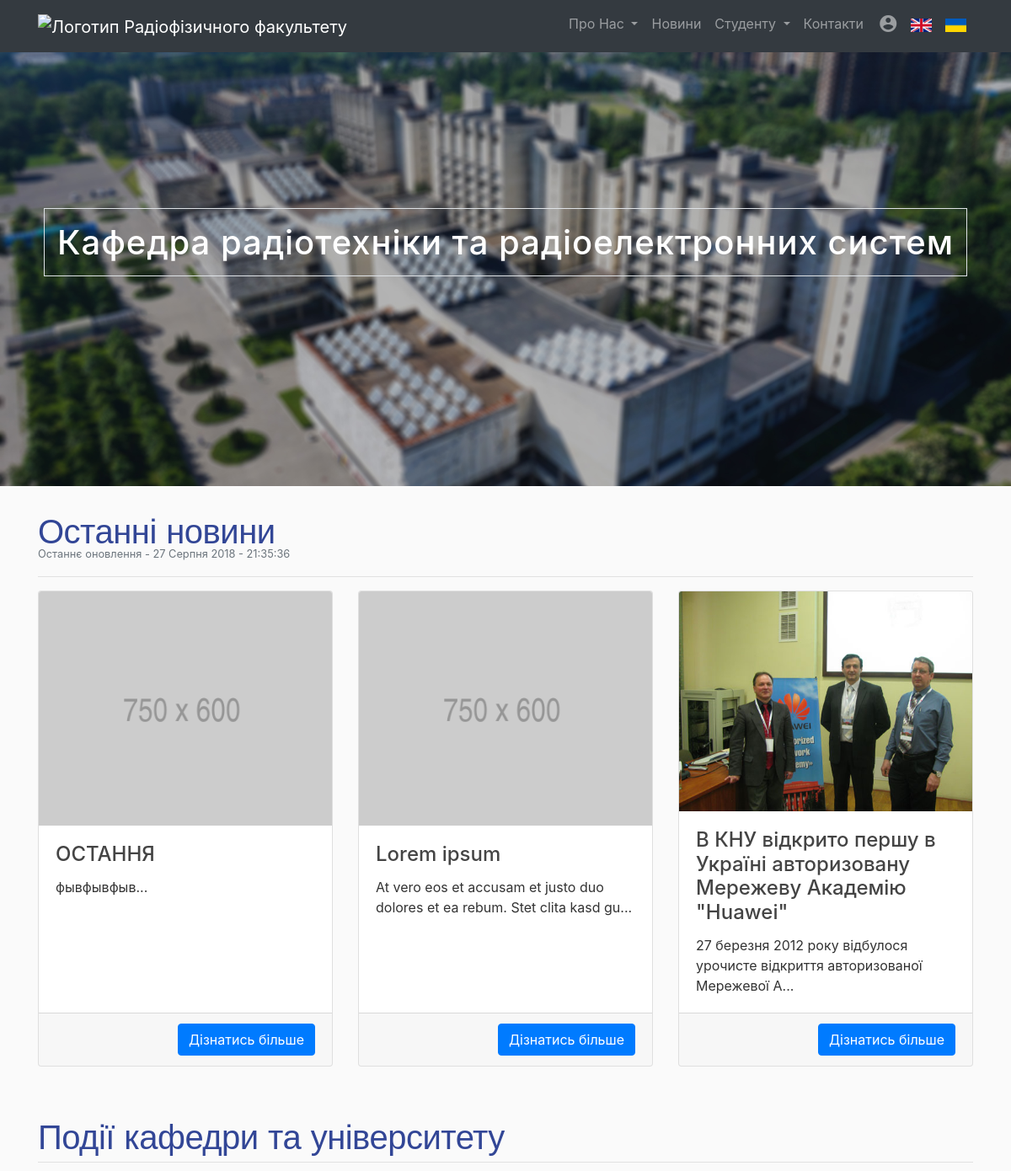
Before: / (upper part) with the older database file.
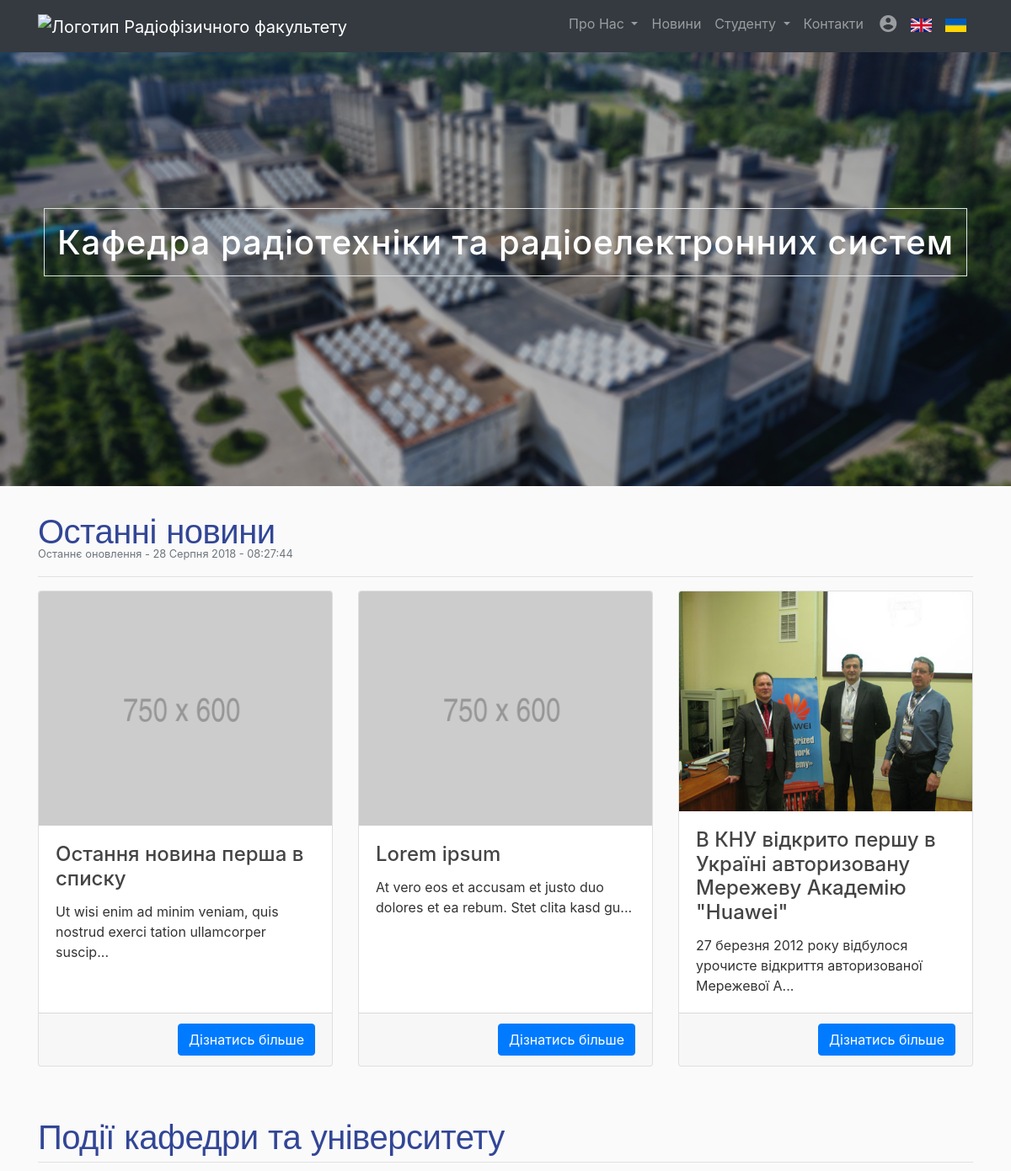
After: the same page with the newer database file.
### rpd_site/models.py (models this page shows, shortened)
class Post(db.Model):
    id = db.Column(db.Integer, primary_key=True)
    title = db.Column(db.String(100), nullable=False)
    date_posted = db.Column(db.DateTime, nullable=False, default=datetime.utcnow)
    content = db.Column(db.Text, nullable=False)
    user_id = db.Column(db.Integer, db.ForeignKey('user.id'), nullable=False)
    image_file = db.Column(db.String(20), nullable=False, default='default_post.png')

### rpd_site/routes.py (the view)
@app.route('/index')
@app.route('/')
def index():
    month_translation = {'January': 'Cічня', 'February': 'Лотого', 'March': 'Березня',
                         'April': 'Квітня', 'May': 'Травня', 'June': 'Червня', 'July': 'Липня',
                        'August': 'Серпня', 'September': 'Вересня', 'October': 'Жовтня',
                         'November': 'Листопада', 'December': 'Грудня'}
    last_3_posts = Post.query.all()[-3:]
    day = last_3_posts[-1].date_posted.strftime('%d')
    month = last_3_posts[-1].date_posted.strftime('%B')
    year = last_3_posts[-1].date_posted.strftime('%Y')
    time = last_3_posts[-1].date_posted.strftime('%X')
    return render_template('index.html', last_3_posts=last_3_posts, day=day, month=month_translation[month], year=year, time=time)

### rpd_site/templates/index.html (shortened to what this page needs)
{% extends "layout.html" %}
{% block body %}
  <div class="bgimg-1">
    <div class="caption">
      <h1><span class="border">Кафедра радіотехніки та радіоелектронних систем</span></h1>
    </div>
  </div>
  <div class="container">
    <h2 class="frecs_heading">Останні новини
    </h2>
    <p><small class="text-muted">Останнє оновлення -  {{day}} {{month}} {{year}} - {{time}}</small></p>
    <hr>
    <div class="row">
        <div class="col-lg-4 col-sm-6 portfolio-item">
        <div class="card h-100">
          <a href="{{ url_for('post', post_id=last_3_posts[2].id) }}">
              <img class="card-img-top" src="{{ url_for('static', filename='img/' + last_3_posts[2].image_file) }}" alt="huawei">
          </a>
          <div class="card-body">
            <h4 class="card-title">
              <a>{{ last_3_posts[2].title }}</a>
            </h4>
            <p class="card-text">{{ last_3_posts[2].content[:75] }}...</p>
          </div>
            <div class="card-footer">
            <a href="{{ url_for('post', post_id=last_3_posts[2].id) }}" class="btn btn-primary float-right">Дізнатись більше</a>
          </div>
        </div>
      </div>
      <div class="col-lg-4 col-sm-6 portfolio-item">
        <div class="card h-100">
          <a href="{{ url_for('post', post_id=last_3_posts[1].id) }}">
              <img class="card-img-top" src="{{ url_for('static', filename='img/' + last_3_posts[1].image_file) }}" alt="physics">
          </a>
          <div class="card-body">
            <h4 class="card-title">
              <a>{{ last_3_posts[1].title }}</a>
            </h4>
            <p class="card-text">{{ last_3_posts[1].content[:75] }}...</p>
          </div>
            <div class="card-footer">
            <a href="{{ url_for('post', post_id=last_3_posts[1].id) }}" class="btn btn-primary float-right">Дізнатись більше</a>
          </div>
        </div>
      </div>
      <div class="col-lg-4 col-sm-6 portfolio-item">
        <div class="card h-100">
          <a href="{{ url_for('post', post_id=last_3_posts[0].id) }}">
              <img class="card-img-top" src="{{ url_for('static', filename='img/' + last_3_posts[0].image_file) }}" alt="">
          </a>
          <div class="card-body">
            <h4 class="card-title">
              <a >{{ last_3_posts[0].title }}</a>
            </h4>
            <p class="card-text">{{ last_3_posts[0].content[:75] }}...</p>
          </div>
            <div class="card-footer">
            <a href="{{ url_for('post', post_id=last_3_posts[0].id) }}" class="btn btn-primary float-right">Дізнатись більше</a>
          </div>
        </div>
      </div>
    </div>
    <h2 class="frecs_heading">Події кафедри та університету</h2>
    <hr>
    <br>
  </div>
{% endblock %}

### rpd_site/templates/layout.html (shortened to what this page needs)
<!DOCTYPE html>
<html lang="ua">
  <head>
    <link href="{{ url_for('static', filename='vendor/bootstrap/css/' + 'bootstrap.min.css') }}" rel="stylesheet">
    <link href="{{ url_for('static', filename='css/' + 'modern-business.css') }}" rel="stylesheet">
    <link rel="stylesheet" href="https://use.fontawesome.com/releases/v5.2.0/css/all.css">
  </head>
  <body>
    <nav class="navbar fixed-top navbar-expand-lg navbar-dark bg-dark fixed-top">
      <div class="container">
        <a class="navbar-brand" href="{{ url_for('index') }}">
          <img src="{{ url_for('static', filename='img/' + 'knu.jpg') }}" width="50" height="50" alt="Логотип Радіофізичного факультету">
        </a>
        <div class="collapse navbar-collapse" id="navbarResponsive">
          <ul class="navbar-nav ml-auto">
            <li class="nav-item dropdown">
              <a class="nav-link dropdown-toggle" href="#" id="navbarDropdownPortfolio" data-toggle="dropdown" aria-haspopup="true" aria-expanded="false">
                Про Нас
              </a>
            </li>
            <li class="nav-item">
              <a class="nav-link" href="{{url_for('news')}}">Новини</a>
            </li>
            <li class="nav-item dropdown">
              <a class="nav-link dropdown-toggle" href="#" id="navbarDropdownPortfolio" data-toggle="dropdown" aria-haspopup="true" aria-expanded="false">
                Студенту
              </a>
            </li>
            <li class="nav-item">
              <a class="nav-link" href="#">Контакти</a>
            </li>
            <li class="nav-item dropdown">
              {% if current_user.is_authenticated: %}
              <a class="nav-link" href="#" id="navbarDropdownBlog" data-toggle="dropdown" aria-haspopup="true" aria-expanded="false">
                <i class="material-icons" style="vertical-align: middle;">account_circle</i>
                <span class="text-info">{{ current_user.username }}</span>
              </a>
              <div class="dropdown-menu dropdown-menu-right" aria-labelledby="navbarDropdownBlog">
                <a class="dropdown-item" href="{{ url_for('account') }}">Обліковий запис</a>
                  {% if current_user.username == 'marzique' %}
                <a class="dropdown-item" href="{{ url_for('new_post') }}">Додати новину</a>
                  {% endif %}
                 <div class="dropdown-divider"></div>
                  <a class="dropdown-item text-danger" href="{{ url_for('logout') }}">Вийти</a>
                </div>
              {% else %}
              <a class="nav-link" href="#" id="navbarDropdownBlog" data-toggle="dropdown" aria-haspopup="true" aria-expanded="false">
                <i class="material-icons" style="margin-left:5%;">account_circle</i>
              </a>
              {% endif %}
            </li>
            <li class="nav-item text-right">
              <a class="nav-link" href="#">
                  <img src="{{ url_for('static', filename='img/' + 'uk.png') }}" alt="english" style="height: 16px; width: 25px; margin:0; padding:0;">
              </a>
            </li>
            <li class="nav-item text-right">
              <a class="nav-link" href="#">
                  <img src="{{ url_for('static', filename='img/' + 'ukr.png') }}" alt="ukranian_lang" style="height: 16px; width: 25px;margin:0; padding:0;">
              </a>
            </li>
          </ul>
        </div>
      </div>
    </nav>
    {% block body %}{% endblock %}
  </body>
</html>

### rpd_site/static/css/modern-business.css (style rules this page uses)
body { padding-top: 54px; }
@media (min-width: 992px) { body { padding-top: 56px; } }
.portfolio-item { margin-bottom: 30px; }
.navbar { margin-bottom: 0 !important; }
.navbar-brand:after { content: "Кафедра радіотехніки та радіоелектронних систем"; font-size: 80%; }
.frecs_heading { margin-top: 30px; margin-bottom: -1%; font-family: "Arial", Gadget, sans-serif; font-size: 40px; letter-spacing: -0.5px; word-spacing: 0.8px; color: #324696; font-weight: 300; text-decoration: none; font-style: normal; font-variant: normal; text-transform: none; }
.bg-dark { background-color: #324696;!important; }
body { overflow-x: hidden; }
body { background: #fafafa; color: #333333; }
h1, h2, h3, h4, h5, h6 { color: #444444; }
body, html { height: 100%; margin: 0; }
.bgimg-1 { position: relative; background-attachment: fixed; background-position: center; background-repeat: no-repeat; background-size: cover; }
.bgimg-1 { background-image: url("../img/beautiful_all_buildings.jpg"); min-height: 90%; position: relative; background-attachment: fixed; background-position: top; background-repeat: no-repeat; background-size: cover; }
.caption { position: absolute; left: 0; top: 45%; width: 100%; text-align: center; text-decoration: none; }
.caption span.border { color: #fff; padding: 15px; font-size: 3hv; letter-spacing: 1px; text-decoration: none; }
@media only screen and (max-device-width: 1024px) { .bgimg-1 { background-attachment: scroll !important; min-height: 70%; } }
@media only screen and (max-device-width: 1024px) { .caption { border-style: hidden; } }
@media only screen and (max-device-width: 1024px) { .navbar-brand:after { content: "" !important; font-size: 80%; } }
@media only screen and (max-device-width: 1024px) { .caption { top: 40%; } }

Changed rows visible on the page:
removed Post: image_file (placeholder picture), title "ОСТАННЯ", content "фывфывфыв"
added Post: image_file (placeholder picture), title "Остання новина перша в списку", content "Ut wisi enim ad minim veniam, quis nostrud exerci tation ullamcorper suscip"
Other visible differences:
{{ day }}: "27" → "28"
{{ time }}: "21:35:36" → "08:27:44"
